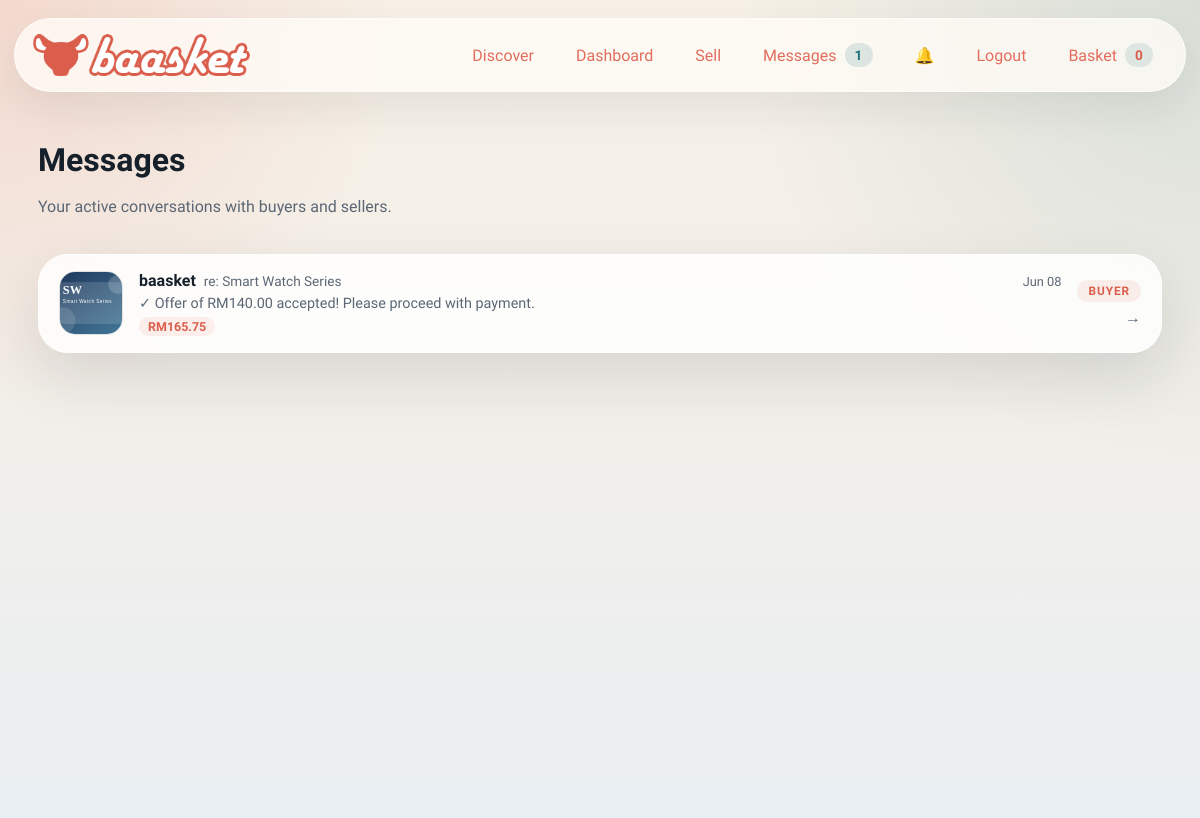
Screenshot of /messages (signed in) with the database file from the repository.
### models.py (models this page shows, shortened)
class ListingModel(db.Model):
    id = db.Column(db.Integer, primary_key=True)                              # ITEMID (internal int; ITEMID UUID stored separately if needed)
    seller_id = db.Column(db.Integer, db.ForeignKey("user.id"), nullable=False, index=True)   # SELLERID → USER
    buyer_id  = db.Column(db.Integer, db.ForeignKey("user.id"), nullable=True,  index=True)   # BUYERID  → USER (null until sold)
    category    = db.Column(db.String(80),  nullable=False, index=True)       # CATEGORYID
    subcategory = db.Column(db.String(120), nullable=False, default="")       # SUBCATEGORYID
    title       = db.Column(db.String(100), nullable=False, index=True)       # TITLE    VARCHAR(100)
    price       = db.Column(db.Float,       nullable=False)                   # PRICE    FLOAT
    condition   = db.Column(db.String(10),  nullable=False)                   # CONDITION VARCHAR(10)
    listed_date = db.Column(db.DateTime,    nullable=False, default=datetime.utcnow, index=True)  # LISTEDDATE
    description = db.Column(db.String(1000), nullable=False)                  # DESCRIPTION VARCHAR(1000)
    likes    = db.Column(db.Integer, nullable=False, default=0)               # LIKES    INTEGER (≥ 0)
    reserved = db.Column(db.Boolean, nullable=False, default=False)           # RESERVED bool
    buyable  = db.Column(db.Boolean, nullable=False, default=True)            # BUYABLE  bool
    image_path     = db.Column(db.String(255), nullable=False, default="")
    seed_image_data = db.Column(db.Text,       nullable=False, default="")
    location       = db.Column(db.String(80),  nullable=False, default="")
    quantity       = db.Column(db.Integer,     nullable=False, default=1)
    sku            = db.Column(db.String(64),  nullable=True,  default="")
    is_active      = db.Column(db.Boolean,     nullable=False, default=True)
    created_at = db.synonym("listed_date")
    offers = db.relationship("Offer", backref="listing", lazy=True, cascade="all, delete-orphan")
    @property
    def price_label(self) -> str:
        return f"RM{float(self.price):,.2f}"
    @property
    def image_data(self) -> str:
        if self.image_path:
            return f"/static/{self.image_path}"
        return self.seed_image_data or "/static/assets/logo/baasket_logo.png"

class User(db.Model, UserMixin):
    id = db.Column(db.Integer, primary_key=True)
    username = db.Column(db.String(80), unique=True, nullable=False, index=True)
    email = db.Column(db.String(120), unique=True, nullable=False, index=True)
    password_hash = db.Column(db.String(255), nullable=False)
    bio = db.Column(db.String(280), nullable=False, default="")
    profile_image = db.Column(db.String(255), nullable=False, default="")
    created_at = db.Column(db.DateTime, nullable=False, default=datetime.utcnow)
    legal_name = db.Column(db.String(140), nullable=True, default="")
    ic_number = db.Column(db.String(64), nullable=True, default="")
    home_address = db.Column(db.String(255), nullable=True, default="")
    city = db.Column(db.String(80), nullable=True, default="")
    region = db.Column(db.String(80), nullable=True, default="")
    phone_number = db.Column(db.String(40), nullable=True, default="")
    country = db.Column(db.String(80), nullable=True, default="")
    last_seen = db.Column(db.DateTime, nullable=True)
    listings = db.relationship("ListingModel", foreign_keys="[ListingModel.seller_id]", backref="seller", lazy=True, cascade="all, delete-orphan")

class Message(db.Model):
    __tablename__ = "message"
    messageID = db.Column(db.String(36), primary_key=True)
    content = db.Column(db.Text, nullable=False)
    timestamp = db.Column(db.DateTime, nullable=False, default=datetime.utcnow)
    session_id = db.Column(db.String(36), db.ForeignKey("chat_session.chatID"), nullable=False)
    creator_id = db.Column(db.Integer, db.ForeignKey("user.id"), nullable=False)

### main.py (the view)
	@app.get("/messages")
	@login_required
	def messages_inbox() -> str:
		chats = (
			ChatSession.query.filter(
				or_(
					ChatSession.buyer_id == current_user.id,
					ChatSession.seller_id == current_user.id,
				)
			)
			.order_by(ChatSession.createdAt.desc())
			.all()
		)
		inbox = []
		for chat in chats:
			listing = db.session.get(Item, chat.listing_id) if chat.listing_id else None
			last_msg = (
				Message.query.filter_by(session_id=chat.chatID)
				.order_by(Message.timestamp.desc())
				.first()
			)
			other_id = chat.seller_id if current_user.id == chat.buyer_id else chat.buyer_id
			other = db.session.get(User, other_id) if other_id else None
			inbox.append({
				"chat": chat,
				"listing": listing,
				"last_message": last_msg,
				"other_party": other,
			})
		return render_template(
			"messages.html",
			title="Messages | Baasket",
			chats=inbox,
		)

### models.py (called while the page is built)
@login_manager.user_loader
def load_user(user_id: str) -> User | None:
    if not user_id.isdigit():
        return None
    return db.session.get(User, int(user_id))

### payment.py (called while the page is built)
    def options(self) -> tuple[dict[str, object], ...]:
        return tuple(
            {
                "code": strategy.code,
                "label": strategy.label,
                "fee_rate": getattr(strategy, "fee_rate", Decimal("0.00")),
            }
            for strategy in self._strategies.values()
        )

### templates/messages.html (shortened to what this page needs)
{% extends "base.html" %}
{% block content %}
<section class="section-block">
  <div class="section-heading">
    <div>
      <h2>Messages</h2>
      <p>Your active conversations with buyers and sellers.</p>
    </div>
  </div>
  {% if chats %}
    <div class="inbox-list">
      {% for entry in chats %}
        {% set chat = entry.chat %}
        {% set listing = entry.listing %}
        {% set last_msg = entry.last_message %}
        {% set other = entry.other_party %}
        <a href="{{ url_for('chat_view', chat_id=chat.chatID) }}" class="inbox-row card-surface">
          <div class="inbox-thumb-wrap">
            {% if listing and listing.image_data %}
              <img class="inbox-thumb" src="{{ listing.image_data }}" alt="{{ listing.title }}">
            {% else %}
              <div class="inbox-thumb inbox-thumb--placeholder">💬</div>
            {% endif %}
          </div>
          <div class="inbox-body">
            <div class="inbox-top">
              <div class="inbox-title-group">
                <span class="inbox-other">
                  {{ other.username if other else 'Unknown user' }}
                </span>
                {% if listing %}
                  <span class="inbox-listing-name">re: {{ listing.title }}</span>
                {% endif %}
              </div>
              <time class="inbox-time">
                {% if last_msg and last_msg.timestamp %}
                  {{ last_msg.timestamp.strftime('%b %d') }}
                {% else %}
                  {{ chat.createdAt.strftime('%b %d') if chat.createdAt else '' }}
                {% endif %}
              </time>
            </div>
            <p class="inbox-preview">
              {% if last_msg %}
                {% if last_msg.content.startswith('OFFER:') %}
                  <span class="inbox-offer-badge">🏷️ Price offer sent</span>
                {% else %}
                  {{ last_msg.content | truncate(80) }}
                {% endif %}
              {% else %}
                <em>No messages yet — say hello!</em>
              {% endif %}
            </p>
            {% if listing %}
              <span class="inbox-price-tag">{{ listing.price_label }}</span>
            {% endif %}
          </div>
          <div class="inbox-role">
            {% if current_user.id == chat.buyer_id %}
              <span class="role-chip role-chip--buyer">Buyer</span>
            {% else %}
              <span class="role-chip role-chip--seller">Seller</span>
            {% endif %}
            <span class="inbox-arrow">→</span>
          </div>
        </a>
      {% endfor %}
    </div>
  {% endif %}
</section>
{% endblock %}

### static/css/styles.css (style rules this page uses)
:root { color-scheme: light; --bg: #f4efe6; --bg-soft: #fffaf2; --panel: rgba(255, 255, 255, 0.84); --panel-strong: #ffffff; --ink: #15202b; --muted: #5b6775; --line: rgba(21, 32, 43, 0.12); --accent: #e26d5c; --accent-deep: #DB5E4D; --accent-soft: #ffd6cc; --success: #1f7a54; --warning: #a96c08; --shadow: 0 24px 60px rgba(21, 32, 43, 0.12); --radius-xl: 30px; --radius-lg: 22px; --radius-md: 16px; }
* { box-sizing: border-box; }
html { scroll-behavior: smooth; }
body { margin: 0; min-height: 100vh; background: radial-gradient(circle at top left, rgba(226, 109, 92, 0.18), transparent 28%), radial-gradient(circle at top right, rgba(31, 111, 120, 0.14), transparent 32%), linear-gradient(180deg, #f7f1e7 0%, #f3efe8 42%, #e9eef2 100%); color: var(--ink); font-family: "Lexend", "Trebuchet MS", "Gill Sans", "Segoe UI", sans-serif; }
img { display: block; max-width: 100%; }
a { color: inherit; text-decoration: none; }
.hero, .grid-layout, .detail-grid, .section-block { position: relative; margin-bottom: 24px; }
.hero-copy, .hero-card, .card-surface, .side-panel { border-radius: var(--radius-xl); background: var(--panel); border: 1px solid rgba(255, 255, 255, 0.66); box-shadow: var(--shadow); backdrop-filter: blur(16px); }
h1, h2, h3 { margin: 0; font-family: "Lexend", Georgia, "Times New Roman", serif; line-height: 1.06; }
.hero-text, .section-heading p, .product-meta, .detail-description, .panel-note p, .feed-item p, .empty-state { color: var(--muted); line-height: 1.6; }
.hero-card-top, .price-row, .action-row, .cart-controls, .cart-line, .section-heading, .subtle-row { display: flex; align-items: center; justify-content: space-between; gap: 12px; }
.section-block, .card-surface, .side-panel { padding: 24px; }
.section-heading { margin-bottom: 18px; }
.section-heading h2 { margin-bottom: 6px; font-size: 2rem; }
.inbox-list { display: grid; gap: 12px; }
.inbox-row { display: flex; align-items: center; gap: 16px; padding: 16px 20px; border-radius: var(--radius-xl); text-decoration: none; color: var(--ink); transition: transform 0.18s ease, box-shadow 0.18s ease, background 0.18s ease; cursor: pointer; }
.inbox-thumb-wrap { flex: none; }
.inbox-thumb { width: 64px; height: 64px; border-radius: 16px; object-fit: cover; border: 1px solid var(--line); display: block; }
.inbox-body { flex: 1; min-width: 0; display: grid; gap: 5px; }
.inbox-top { display: flex; align-items: baseline; justify-content: space-between; gap: 12px; }
.inbox-title-group { display: flex; align-items: baseline; gap: 8px; min-width: 0; }
.inbox-other { font-weight: 800; font-size: 1rem; white-space: nowrap; }
.inbox-listing-name { color: var(--muted); font-size: 0.85rem; overflow: hidden; text-overflow: ellipsis; white-space: nowrap; }
.inbox-time { color: var(--muted); font-size: 0.8rem; flex: none; }
.inbox-preview { margin: 0; font-size: 0.9rem; color: var(--muted); overflow: hidden; text-overflow: ellipsis; white-space: nowrap; }
.inbox-price-tag { display: inline-flex; padding: 2px 9px; border-radius: 999px; background: rgba(226, 109, 92, 0.1); color: var(--accent-deep); font-size: 0.78rem; font-weight: 800; width: fit-content; }
.inbox-role { display: flex; flex-direction: column; align-items: flex-end; gap: 6px; flex: none; }
.role-chip { padding: 4px 11px; border-radius: 999px; font-size: 0.74rem; font-weight: 800; text-transform: uppercase; letter-spacing: 0.08em; }
.role-chip--buyer { background: rgba(226, 109, 92, 0.1); color: var(--accent-deep); }
.inbox-arrow { color: var(--muted); font-size: 1rem; }

### rows the page displays
ListingModel: title (picture), title "Smart Watch Series", price_label "RM165.75"
User: username "baasket"
Message: timestamp "Jun 08", content "✓ Offer of RM140.00 accepted! Please proceed with payment."

### other values shown
{{ chat_count }} "1"
{{ cart_count }} "0"
